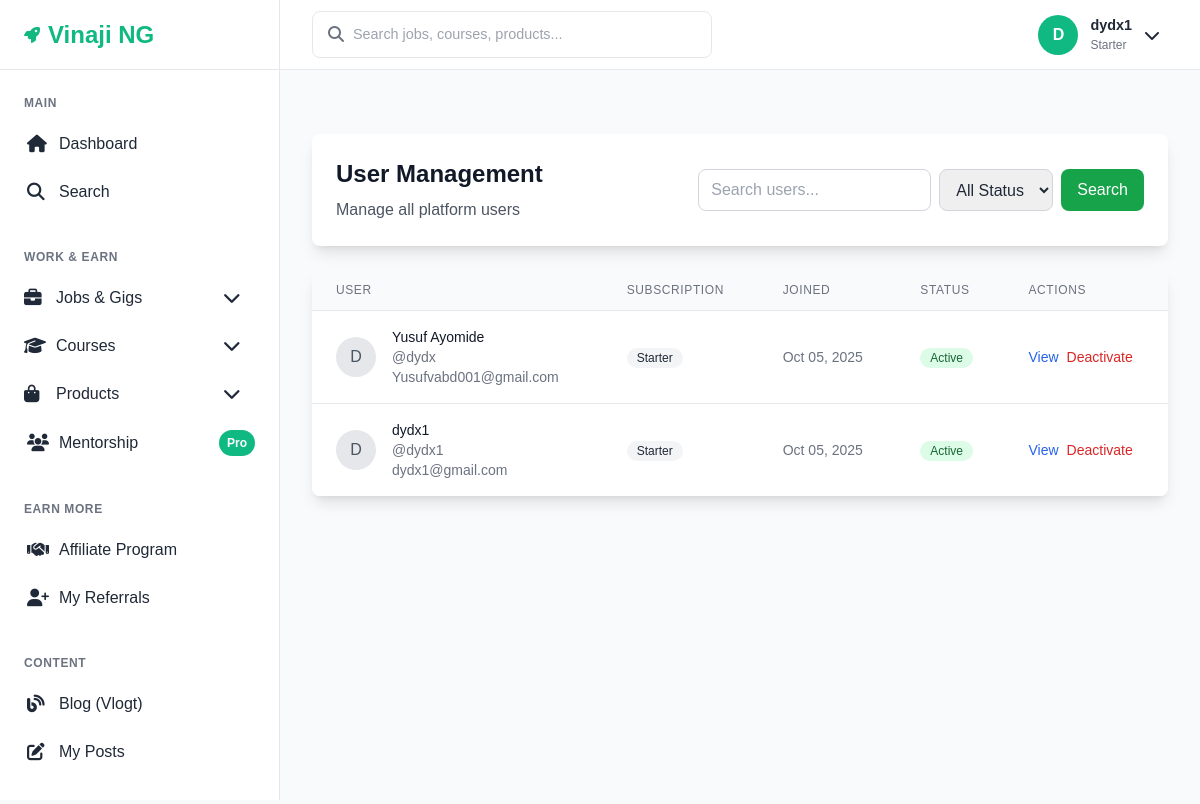
Page /site-admin/users/ (signed in) on the committed database.
### accounts/models.py (models this page shows, shortened)
class User(AbstractUser):
    SUBSCRIPTION_CHOICES = [
        ('starter', 'Starter'),
        ('pro', 'Pro'),
        ('mentorship', 'Mentorship'),
    ]
    subscription_level = models.CharField(
        max_length=20,
        choices=SUBSCRIPTION_CHOICES,
        default='starter'
    )
    referral_code = models.CharField(max_length=20, unique=True, blank=True)
    is_verified = models.BooleanField(default=False)
    date_updated = models.DateTimeField(auto_now=True)
    groups = models.ManyToManyField(
        Group,
        related_name="custom_user_groups",  # use "+" if you don’t need reverse access
        blank=True
    )
    user_permissions = models.ManyToManyField(
        Permission,
        related_name="custom_user_permissions",  # use "+" if you don’t need reverse access
        blank=True
    )
    def get_display_name(self):
        if self.first_name and self.last_name:
            return f"{self.first_name} {self.last_name}"
        return self.username

### site_core/views.py (the view, shortened to what this page needs)
# urls.py: path('users/', views.user_management, name='user_management'),
@staff_member_required
def user_management(request):
    users = User.objects.select_related('profile').all()
    search = request.GET.get('search', '')
    status = request.GET.get('status', '')
    if status == 'active':
        users = users.filter(is_active=True)
    elif status == 'inactive':
        users = users.filter(is_active=False)
    paginator = Paginator(users, 20)
    page_number = request.GET.get('page')
    page_obj = paginator.get_page(page_number)
    context = {
        'page_obj': page_obj,
        'users': page_obj,
        'search': search,
        'status': status,
    }
    return render(request, 'admin_panel/user_management.html', context)

### templates/admin_panel/user_management.html (shortened to what this page needs)
{% extends 'base.html' %}
{% block content %}
<div class="space-y-6">
    <div class="bg-white rounded-lg shadow-lg p-6">
        <div class="flex justify-between items-center">
            <div>
                <h1 class="text-2xl font-bold text-gray-900">User Management</h1>
                <p class="text-gray-600 mt-2">Manage all platform users</p>
            </div>
            <div class="flex space-x-3">
                <form method="get" class="flex space-x-2">
                    <input type="text" name="search" value="{{ search|default:'' }}"
                           placeholder="Search users..."
                           class="px-3 py-2 border border-gray-300 rounded-lg focus:outline-none focus:ring-2 focus:ring-green-500 focus:border-green-500">
                    <select name="status" class="px-3 py-2 border border-gray-300 rounded-lg focus:outline-none focus:ring-2 focus:ring-green-500 focus:border-green-500">
                        <option value="">All Status</option>
                    </select>
                    <button type="submit" class="bg-green-600 text-white px-4 py-2 rounded-lg hover:bg-green-700 transition-colors">
                        Search
                    </button>
                </form>
            </div>
        </div>
    </div>
    <div class="bg-white rounded-lg shadow-lg overflow-hidden">
        <div class="overflow-x-auto">
            <table class="min-w-full divide-y divide-gray-200">
                <thead class="bg-gray-50">
                    <tr>
                        <th class="px-6 py-3 text-left text-xs font-medium text-gray-500 uppercase tracking-wider">User</th>
                        <th class="px-6 py-3 text-left text-xs font-medium text-gray-500 uppercase tracking-wider">Subscription</th>
                        <th class="px-6 py-3 text-left text-xs font-medium text-gray-500 uppercase tracking-wider">Joined</th>
                        <th class="px-6 py-3 text-left text-xs font-medium text-gray-500 uppercase tracking-wider">Status</th>
                        <th class="px-6 py-3 text-left text-xs font-medium text-gray-500 uppercase tracking-wider">Actions</th>
                    </tr>
                </thead>
                <tbody class="bg-white divide-y divide-gray-200">
                    {% for user in users %}
                    <tr class="hover:bg-gray-50">
                        <td class="px-6 py-4 whitespace-nowrap">
                            <div class="flex items-center">
                                <div class="flex-shrink-0 h-10 w-10">
                                    {% if user.profile.profile_picture %}
                                        <img class="h-10 w-10 rounded-full" src="{{ user.profile.profile_picture.url }}" alt="">
                                    {% else %}
                                        <div class="h-10 w-10 rounded-full bg-gray-200 flex items-center justify-center">
                                            <span class="text-gray-600 font-medium">{{ user.username|first|upper }}</span>
                                        </div>
                                    {% endif %}
                                </div>
                                <div class="ml-4">
                                    <div class="text-sm font-medium text-gray-900">{{ user.get_display_name }}</div>
                                    <div class="text-sm text-gray-500">@{{ user.username }}</div>
                                    <div class="text-sm text-gray-500">{{ user.email }}</div>
                                </div>
                            </div>
                        </td>
                        <td class="px-6 py-4 whitespace-nowrap">
                            <span class="inline-flex items-center px-2.5 py-0.5 rounded-full text-xs font-medium
                                {% if user.subscription_level == 'pro' %}bg-purple-100 text-purple-800
                                {% elif user.subscription_level == 'mentorship' %}bg-yellow-100 text-yellow-800
                                {% else %}bg-gray-100 text-gray-800{% endif %}">
                                {{ user.get_subscription_level_display }}
                            </span>
                        </td>
                        <td class="px-6 py-4 whitespace-nowrap text-sm text-gray-500">
                            {{ user.date_joined|date:"M d, Y" }}
                        </td>
                        <td class="px-6 py-4 whitespace-nowrap">
                            <span class="inline-flex items-center px-2.5 py-0.5 rounded-full text-xs font-medium
                                {% if user.is_active %}bg-green-100 text-green-800
                                {% else %}bg-red-100 text-red-800{% endif %}">
                                {% if user.is_active %}Active{% else %}Inactive{% endif %}
                            </span>
                        </td>
                        <td class="px-6 py-4 whitespace-nowrap text-sm font-medium">
                            <div class="flex space-x-2">
                                <a href="{% url 'user_detail' user.id %}" class="text-blue-600 hover:text-blue-900">View</a>
                                <a href="{% url 'toggle_user_status' user.id %}"
                                   class="{% if user.is_active %}text-red-600 hover:text-red-900{% else %}text-green-600 hover:text-green-900{% endif %}">
                                    {% if user.is_active %}Deactivate{% else %}Activate{% endif %}
                                </a>
                            </div>
                        </td>
                    </tr>
                    {% empty %}
                    <tr>
                        <td colspan="5" class="px-6 py-4 text-center text-gray-500">
                            No users found.
                        </td>
                    </tr>
                    {% endfor %}
                </tbody>
            </table>
        </div>
    </div>
</div>
{% endblock %}

### templates/base.html (shortened to what this page needs)
{% load static %}
<!DOCTYPE html>
<html lang="en">
<head>
    <link href="{% static 'css/style.css' %}" rel="stylesheet">
    <script src="https://cdn.tailwindcss.com"></script>
    <link rel="stylesheet" href="https://cdnjs.cloudflare.com/ajax/libs/font-awesome/6.4.0/css/all.min.css">
</head>
<body>
    <aside class="sidebar" id="sidebar">
        <div class="sidebar-header">
            <a href="{% url 'dashboard' %}" class="logo">
                <i class="fas fa-rocket text-primary"></i>
                <span class="logo-text">Vinaji NG</span>
            </a>
        </div>
        <nav class="sidebar-nav">
            <div class="nav-section">
                <div class="nav-title">Main</div>
                <ul class="nav-links">
                    <li>
                        <a href="{% url 'dashboard' %}" class="nav-link {% if request.resolver_match.url_name == 'dashboard' %}active{% endif %}">
                            <i class="fas fa-home"></i>
                            Dashboard
                        </a>
                    </li>
                    <li>
                        <a href="{% url 'search_results' %}" class="nav-link">
                            <i class="fas fa-search"></i>
                            Search
                        </a>
                    </li>
                </ul>
            </div>
            <div class="nav-section">
                <div class="nav-title">Work & Earn</div>
                <ul class="nav-links">
                    <li class="dropdown">
                        <button class="nav-link dropdown-toggle" onclick="toggleDropdown(this)">
                            <i class="fas fa-briefcase"></i>
                            Jobs & Gigs
                            <i class="fas fa-chevron-down ml-auto text-sm"></i>
                        </button>
                    </li>
                    <li class="dropdown">
                        <button class="nav-link dropdown-toggle" onclick="toggleDropdown(this)">
                            <i class="fas fa-graduation-cap"></i>
                            Courses
                            <i class="fas fa-chevron-down ml-auto text-sm"></i>
                        </button>
                    </li>
                    <li class="dropdown">
                        <button class="nav-link dropdown-toggle" onclick="toggleDropdown(this)">
                            <i class="fas fa-shopping-bag"></i>
                            Products
                            <i class="fas fa-chevron-down ml-auto text-sm"></i>
                        </button>
                    </li>
                        <a href="{% url 'mentorship_list' %}" class="nav-link {% if 'mentorship' in request.resolver_match.url_name %}active{% endif %}">
                            <i class="fas fa-users"></i>
                            Mentorship
                            <span class="badge">Pro</span>
                        </a>
                </ul>
            </div>
            <div class="nav-section">
                <div class="nav-title">Earn More</div>
                <ul class="nav-links">
                    <li>
                        <a href="{% url 'affiliate_dashboard' %}" class="nav-link {% if 'affiliate' in request.resolver_match.url_name %}active{% endif %}">
                            <i class="fas fa-handshake"></i>
                            Affiliate Program
                        </a>
                    </li>
                    <li>
                        <a href="{% url 'referral_list' %}" class="nav-link {% if 'referral' in request.resolver_match.url_name %}active{% endif %}">
                            <i class="fas fa-user-plus"></i>
                            My Referrals
                        </a>
                    </li>
                </ul>
            </div>
            <div class="nav-section">
                <div class="nav-title">Content</div>
                <ul class="nav-links">
                    <li>
                        <a href="{% url 'blog_list' %}" class="nav-link {% if 'blog' in request.resolver_match.url_name %}active{% endif %}">
                            <i class="fas fa-blog"></i>
                            Blog (Vlogt)
                        </a>
                    </li>
                    <li>
                        <a href="{% url 'blog_manage' %}" class="nav-link {% if request.resolver_match.url_name == 'blog_manage' %}active{% endif %}">
                            <i class="fas fa-edit"></i>
                            My Posts
                        </a>
                    </li>
                </ul>
            </div>
        </nav>
    </aside>
    <header class="header">
        <div class="header-left">
            <div class="search-container">
                <i class="fas fa-search search-icon"></i>
                <form action="{% url 'search_results' %}" method="get">
                    <input type="text"
                           name="q"
                           class="search-input"
                           placeholder="Search jobs, courses, products..."
                           value="{{ request.GET.q }}">
                </form>
            </div>
        </div>
        <div class="header-right">
            {% if user.is_authenticated %}
                <div class="user-dropdown">
                    <button class="user-menu-btn" id="userMenuBtn">
                        <div class="user-avatar">
                            {{ user.username|first|upper }}
                        </div>
                        <div class="user-info">
                            <div class="user-name">{{ user.username }}</div>
                            <div class="user-role">{{ user.get_subscription_level_display }}</div>
                        </div>
                        <i class="fas fa-chevron-down"></i>
                    </button>
                </div>
            {% endif %}
        </div>
    </header>
    <main class="main-content">
        {% block content %}{% endblock %}
    </main>
</body>
</html>

### rows in the picture
User: username|first "D", username "dydx1", subscription_level "Starter", get_display_name "dydx1", email "dydx1@gmail.com", date_joined "Oct 05, 2025", is_active "Active"
User: username|first "D", get_display_name "Yusuf Ayomide", username "dydx", email "Yusufvabd001@gmail.com", subscription_level "Starter", date_joined "Oct 05, 2025", is_active "Active"
